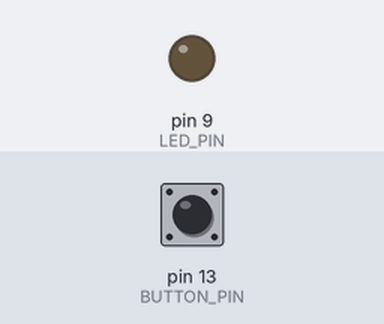
Simulated run of this sketch. Board: Arduino Uno, built with avr-gcc and run on an emulated ATmega328P. Parts: output pins drawn as LEDs (lit = HIGH). The inputs (shaded band) are chosen by the test bench; at power-on: pin 13 (BUTTON_PIN) LOW.

Above: at 1.2 s.
1.3 s: pin 13 (BUTTON_PIN) pulled HIGH for 0.15 s
At 2.2 s:
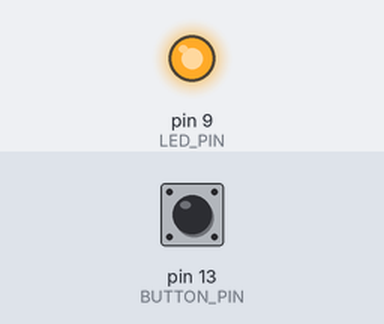
2.9 s: pin 13 (BUTTON_PIN) pulled HIGH for 1 s
At 4.7 s:
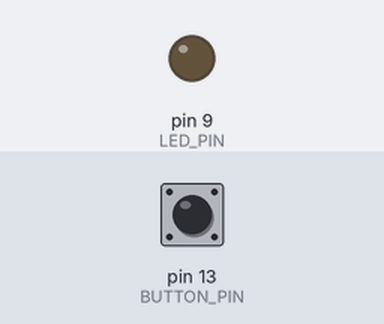
5.4 s: pin 13 (BUTTON_PIN) pulled HIGH for 3.2 s
At 9.4 s:
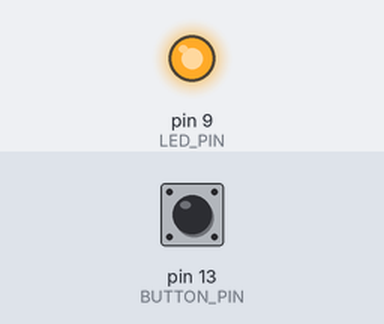
Timing chart, 0 to 10.9 s (numbered marks = the images above; inputs shaded):
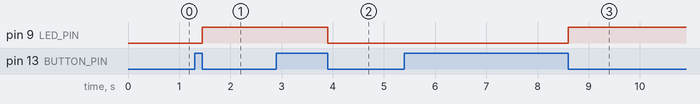

Measured:
- after the input at 1.3 s, pin 9 (LED_PIN): LOW → HIGH after 0.15 s
- after the input at 2.9 s, pin 9 (LED_PIN): HIGH → LOW after 1.0 s
- after the input at 5.4 s, pin 9 (LED_PIN): LOW → HIGH after 3.2 s

The sketch:

button_iteration_v1.ino
```cpp
#define LED_PIN 9
#define BUTTON_PIN 13
byte lastButtonState = LOW;
byte ledState = LOW;
void setup() {
  pinMode(LED_PIN, OUTPUT);
  pinMode(BUTTON_PIN, INPUT);
}
void loop() {
  byte buttonState = digitalRead(BUTTON_PIN);
  if (buttonState != lastButtonState) {

    lastButtonState = buttonState;
    if (buttonState == LOW) {

      ledState = (ledState == HIGH) ? LOW: HIGH;
      digitalWrite(LED_PIN, ledState);
      Serial.print("Button Press");
    }
  }
}
```
